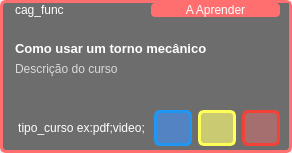
<?xml version="1.0" encoding="UTF-8"?>
<ui version="4.0">
 <class>Form</class>
 <widget class="QWidget" name="Form">
  <property name="geometry">
   <rect>
    <x>0</x>
    <y>0</y>
    <width>292</width>
    <height>153</height>
   </rect>
  </property>
  <property name="minimumSize">
   <size>
    <width>292</width>
    <height>153</height>
   </size>
  </property>
  <property name="windowTitle">
   <string>Form</string>
  </property>
  <property name="styleSheet">
   <string notr="true">font: 63 8pt &quot;Inter 18pt SemiBold&quot;;

color: rgb(255, 255, 255);</string>
  </property>
  <widget class="QWidget" name="template_cursos_substituir" native="true">
   <property name="geometry">
    <rect>
     <x>0</x>
     <y>0</y>
     <width>292</width>
     <height>153</height>
    </rect>
   </property>
   <property name="sizePolicy">
    <sizepolicy hsizetype="Fixed" vsizetype="Fixed">
     <horstretch>0</horstretch>
     <verstretch>0</verstretch>
    </sizepolicy>
   </property>
   <property name="minimumSize">
    <size>
     <width>292</width>
     <height>153</height>
    </size>
   </property>
   <property name="maximumSize">
    <size>
     <width>292</width>
     <height>153</height>
    </size>
   </property>
   <property name="cursor">
    <cursorShape>ArrowCursor</cursorShape>
   </property>
   <property name="styleSheet">
    <string notr="true">QWidget{
background-color: rgb(109, 109, 109);
}
#template_cursos_substituir{

    border-radius: 6px;
    border: 3px solid rgb(255, 111, 111);}</string>
   </property>
   <layout class="QVBoxLayout" name="verticalLayout_55">
    <property name="leftMargin">
     <number>6</number>
    </property>
    <property name="topMargin">
     <number>3</number>
    </property>
    <property name="rightMargin">
     <number>3</number>
    </property>
    <property name="bottomMargin">
     <number>3</number>
    </property>
    <item alignment="Qt::AlignTop">
     <widget class="QWidget" name="widget" native="true">
      <layout class="QHBoxLayout" name="horizontalLayout_16">
       <property name="topMargin">
        <number>0</number>
       </property>
       <item alignment="Qt::AlignLeft">
        <widget class="QLabel" name="lbl_carg_func">
         <property name="text">
          <string>cag_func</string>
         </property>
        </widget>
       </item>
       <item alignment="Qt::AlignTop">
        <widget class="QLabel" name="lbl_situacao_licao">
         <property name="styleSheet">
          <string notr="true">background-color:rgb(255, 111, 111);
border-radius: 4px;</string>
         </property>
         <property name="text">
          <string>&lt;html&gt;&lt;head/&gt;&lt;body&gt;&lt;p align=&quot;center&quot;&gt;A Aprender&lt;/p&gt;&lt;/body&gt;&lt;/html&gt;</string>
         </property>
        </widget>
       </item>
      </layout>
     </widget>
    </item>
    <item>
     <widget class="QWidget" name="widget_3" native="true">
      <property name="sizePolicy">
       <sizepolicy hsizetype="Preferred" vsizetype="Expanding">
        <horstretch>0</horstretch>
        <verstretch>0</verstretch>
       </sizepolicy>
      </property>
      <layout class="QVBoxLayout" name="verticalLayout_56">
       <item>
        <widget class="QLabel" name="lbl_titulo_curso">
         <property name="text">
          <string>&lt;html&gt;&lt;head/&gt;&lt;body&gt;&lt;p&gt;&lt;span style=&quot; font-size:10pt; font-weight:600;&quot;&gt;Como usar um torno mecânico&lt;/span&gt;&lt;/p&gt;&lt;/body&gt;&lt;/html&gt;</string>
         </property>
        </widget>
       </item>
       <item>
        <widget class="QLabel" name="lbl_desc_curso">
         <property name="styleSheet">
          <string notr="true">
color:rgb(217, 217, 217);</string>
         </property>
         <property name="text">
          <string>Descrição do curso</string>
         </property>
        </widget>
       </item>
       <item>
        <spacer name="verticalSpacer">
         <property name="orientation">
          <enum>Qt::Vertical</enum>
         </property>
         <property name="sizeHint" stdset="0">
          <size>
           <width>20</width>
           <height>40</height>
          </size>
         </property>
        </spacer>
       </item>
      </layout>
     </widget>
    </item>
    <item>
     <widget class="QWidget" name="widget_2" native="true">
      <property name="styleSheet">
       <string notr="true"> border-radius: 6px;</string>
      </property>
      <layout class="QHBoxLayout" name="horizontalLayout_11">
       <property name="topMargin">
        <number>0</number>
       </property>
       <property name="bottomMargin">
        <number>4</number>
       </property>
       <item>
        <widget class="QLabel" name="lbl_tipo_de_arquivo">
         <property name="text">
          <string>&lt;html&gt;&lt;head/&gt;&lt;body&gt;&lt;p align=&quot;center&quot;&gt;tipo_curso ex:pdf;video;&lt;/p&gt;&lt;/body&gt;&lt;/html&gt;</string>
         </property>
        </widget>
       </item>
       <item>
        <widget class="QPushButton" name="btn_visualizar">
         <property name="sizePolicy">
          <sizepolicy hsizetype="Fixed" vsizetype="Fixed">
           <horstretch>0</horstretch>
           <verstretch>0</verstretch>
          </sizepolicy>
         </property>
         <property name="minimumSize">
          <size>
           <width>36</width>
           <height>36</height>
          </size>
         </property>
         <property name="cursor">
          <cursorShape>PointingHandCursor</cursorShape>
         </property>
         <property name="styleSheet">
          <string notr="true">
background-color: rgb(83, 131, 195);
border: 3px solid #2196F3;</string>
         </property>
         <property name="text">
          <string/>
         </property>
         <property name="icon">
          <iconset resource="../../imagens/imgs.qrc">
           <normaloff>:/imgs/eye.png</normaloff>:/imgs/eye.png</iconset>
         </property>
         <property name="iconSize">
          <size>
           <width>24</width>
           <height>24</height>
          </size>
         </property>
        </widget>
       </item>
       <item>
        <widget class="QPushButton" name="btn_editar">
         <property name="sizePolicy">
          <sizepolicy hsizetype="Fixed" vsizetype="Fixed">
           <horstretch>0</horstretch>
           <verstretch>0</verstretch>
          </sizepolicy>
         </property>
         <property name="minimumSize">
          <size>
           <width>36</width>
           <height>36</height>
          </size>
         </property>
         <property name="cursor">
          <cursorShape>PointingHandCursor</cursorShape>
         </property>
         <property name="styleSheet">
          <string notr="true">background-color: rgb(201, 202, 113);
border: 3px solid rgb(255, 255, 88);</string>
         </property>
         <property name="text">
          <string/>
         </property>
         <property name="icon">
          <iconset resource="../../imagens/imgs.qrc">
           <normaloff>:/imgs/pen.png</normaloff>:/imgs/pen.png</iconset>
         </property>
         <property name="iconSize">
          <size>
           <width>24</width>
           <height>24</height>
          </size>
         </property>
        </widget>
       </item>
       <item>
        <widget class="QPushButton" name="btn_excluir">
         <property name="sizePolicy">
          <sizepolicy hsizetype="Fixed" vsizetype="Fixed">
           <horstretch>0</horstretch>
           <verstretch>0</verstretch>
          </sizepolicy>
         </property>
         <property name="minimumSize">
          <size>
           <width>36</width>
           <height>36</height>
          </size>
         </property>
         <property name="cursor">
          <cursorShape>PointingHandCursor</cursorShape>
         </property>
         <property name="styleSheet">
          <string notr="true">background-color: #A66F6F;
border: 3px solid #F44336;
</string>
         </property>
         <property name="text">
          <string/>
         </property>
         <property name="icon">
          <iconset resource="../../imagens/imgs.qrc">
           <normaloff>:/imgs/trash-can.png</normaloff>:/imgs/trash-can.png</iconset>
         </property>
         <property name="iconSize">
          <size>
           <width>24</width>
           <height>24</height>
          </size>
         </property>
        </widget>
       </item>
      </layout>
     </widget>
    </item>
   </layout>
  </widget>
 </widget>
 <resources>
  <include location="../../imagens/imgs.qrc"/>
 </resources>
 <connections/>
</ui>
